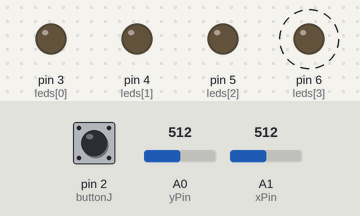
A sketch run on a simulated Arduino Uno, built with avr-gcc and run on an emulated ATmega328P. Shown: output pins drawn as LEDs (lit = HIGH). Dashed ring = blinking. The test bench sets the inputs (shaded band); at power-on: A0 (yPin) = 512, A1 (xPin) = 512, pin 2 (buttonJ) HIGH. Random numbers use the default seed unless the sketch sets one.

Above: at 1.2 s.
1.3 s: A0 (yPin) set to 541
4.3 s: A0 (yPin) set to 564
At 5.2 s:
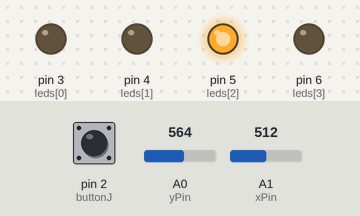
5.8 s: A1 (xPin) set to 534
7.3 s: A1 (xPin) set to 565
At 8.7 s:
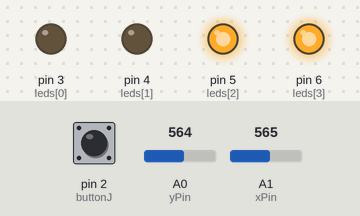
Timing chart, 0 to 9.8 s (numbered marks = the images above; inputs shaded):
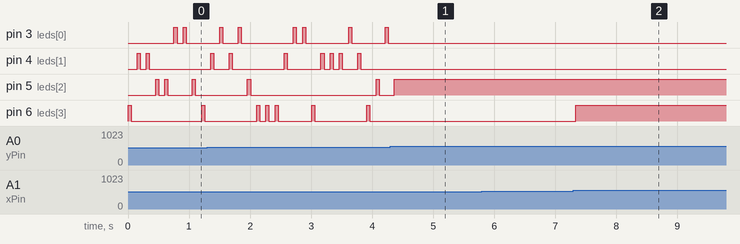

The sketch:

Joystick_Leds_Control_V2.ino
```cpp
int leds[] = {3, 4, 5, 6};
int yPin = 0;
int xPin = 1;
int buttonJ = 2;

void setup() {
  for (int i = 0; i < (sizeof(leds) / sizeof(int)); i++) {
    pinMode(leds[i], OUTPUT);
  }
  pinMode(buttonJ, INPUT);
  digitalWrite(buttonJ, HIGH);
  Serial.begin(9600);
}

void loop() {
  int stateOfButton = digitalRead(buttonJ);
  if (stateOfButton == HIGH) {
    if (analogRead(xPin) >= 550) {
      digitalWrite(leds[3], HIGH);
    } else if (analogRead(yPin) <= 450) {
      digitalWrite(leds[1], HIGH);
    } else if (analogRead(yPin) >= 550) {
      digitalWrite(leds[2], HIGH);
    } else if (analogRead(xPin) <= 450) {
      digitalWrite(leds[0], HIGH);
    } else {
      for (int i = 0; i < (sizeof(leds) / sizeof(int)); i++) {
        digitalWrite(leds[i], LOW);
      }
      int x = random(4);
      digitalWrite(leds[x], HIGH);
      delay(50);
      digitalWrite(leds[x], LOW);
      delay(50);
    }
  }
  delay(50);
}
```

Measured:
- the behaviour switches between 549 and 550 on A0 (yPin) (found by bisection; images 0 and 1)
- the behaviour switches between 549 and 550 on A1 (xPin) (found by bisection; images 1 and 2)
- after the input at 5.8 s, every drawn part: stays the same
- after the input at 7.3 s, pin 6 (leds[3]): LOW → HIGH at once
- by itself, pin 5 (leds[2]): alternates HIGH for 0.05 s and LOW for 2.1 s
